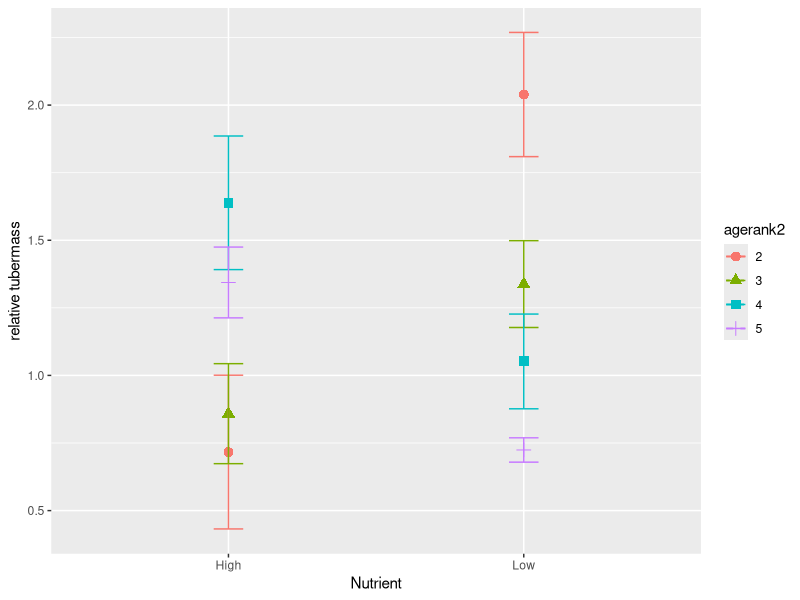
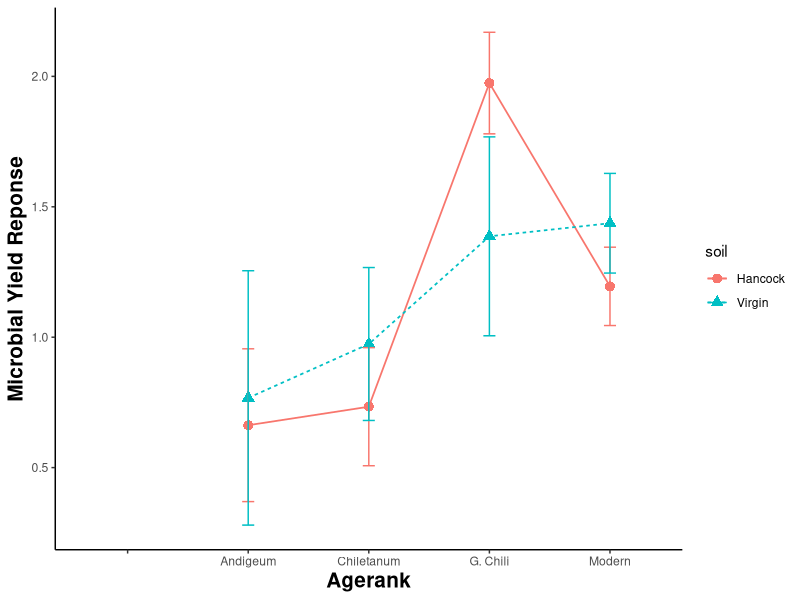
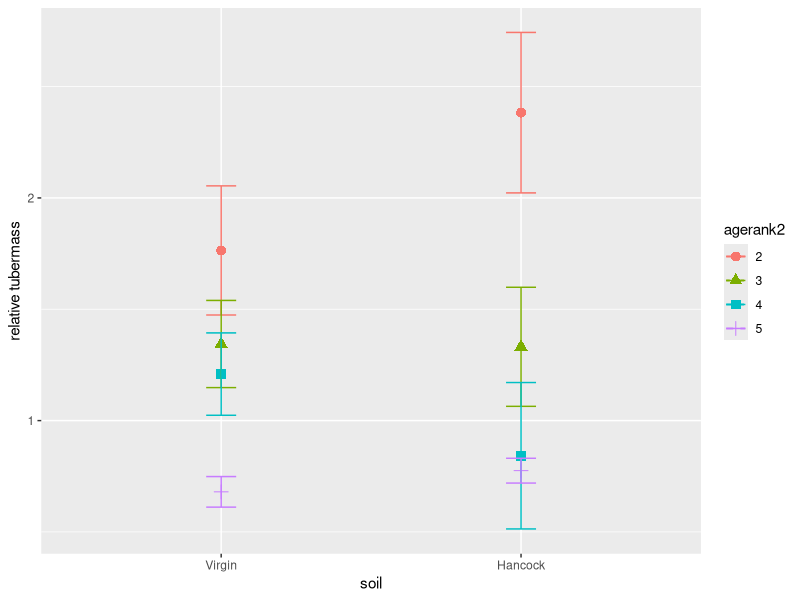
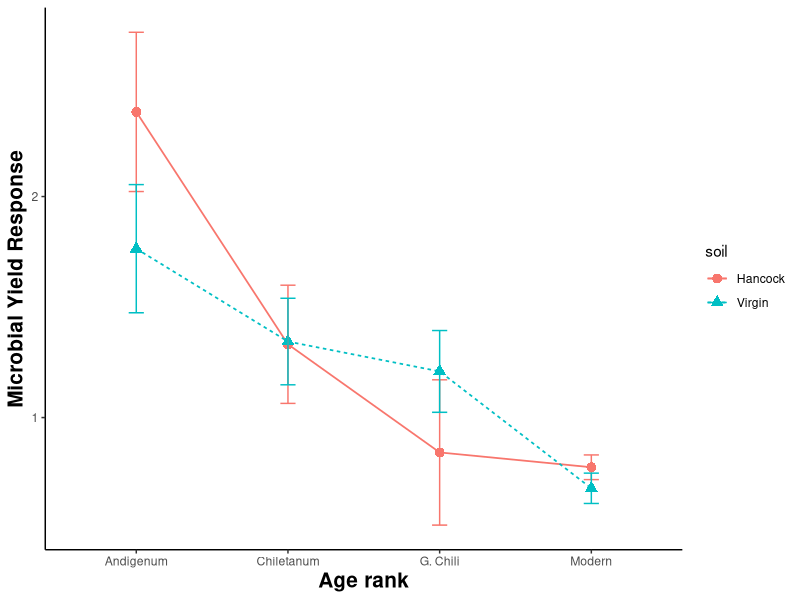

Write R code to recreate these figures, in order.
## ---- chunk 1
library(tidyverse)
meta_tuber_data <- read.csv("tuber_analysis_2.csv", header = T)

#extracting rows to calculate sterile averages for each variety 
sterile_avg = meta_tuber_data %>%
  filter(soil == "Sterile", tuber3 != "#NA") %>%
  group_by(variety2,Clade,Nutrient) %>%
  summarize(mean(tuber3),n = n()) %>%
  rename(sterile_avg = "mean(tuber3)")


#Now we want to calculate relativized values shoot/avg for each variety
meta_tuber_data <- merge(meta_tuber_data,sterile_avg, by=c("variety2","Nutrient"))

#relativize our values:
new_meta_data <- transform(meta_tuber_data, rel_biomass = tuber3/sterile_avg)
write.csv(new_meta_data,"rel_tuber_analysis.csv")

## ---- chunk 2
#Calculate Weighted Average
meta_tuber_data <- read.csv("tuber_analysis_2.csv", header = T)
wgt_average = meta_tuber_data  %>%
  filter(soil == "Sterile") %>%
  group_by(agerank2,Nutrient) %>%
  summarise(tuber_mean=mean(tuber3),n=n()) %>%
  summarise(wgt_avg = weighted.mean(tuber_mean,n),obs=sum(n))

#Merge Data set to "new_meta_data"
meta_tuber_data <- merge(meta_tuber_data,wgt_average, by=c("agerank2"))

#WOW now we have our weighted averages based on clade and nutrient regime. We will now proceed to relativizing based on weighted average just calculated. 

new_meta_data2 <- transform(meta_tuber_data, rel_biomass2 = tuber3/wgt_avg)
write.csv(new_meta_data2, "rel_tuber_analysis.csv")

#to Verify that this method is sound perform a statistical test:
library(lme4)
library(lmerTest)
a <- lmer(rel_biomass2 ~ Clade*Nutrient + variety2 + (1|Clade:variety2), data = new_meta_data2)
summary(a)
anova(a)

b <- lmer(tuber3 ~ Clade*Nutrient + variety2 + (1|Clade:variety2), data = new_meta_data2)
summary(b)
anova(b)
## ---- chunk 3
rel_tuber <- lmer(rel_biomass2 ~ Nutrient*agerank2*soil + (1|Variety), data = subset(new_meta_data2, agerank2 != 1, soil != "Sterile"))
summary(rel_tuber)
anova(rel_tuber)
## ---- chunk 4
new_data <- subset(new_meta_data2, agerank2 != 1, soil != "Sterile")
new_data <- subset(new_data, Nutrient == "Low")
rel_tuber <- lmer(rel_biomass2 ~ agerank2*soil + (1|Variety), data = new_data) 
summary(rel_tuber)
anova(rel_tuber)

## ---- chunk 5
new_data <- subset(new_meta_data2, agerank2 != 1, soil != "Sterile")
new_data <- subset(new_data, Nutrient == "High")
rel_tuber <- lmer(rel_biomass2 ~ agerank2*soil + (1|Variety), data = new_data) 
summary(rel_tuber)
anova(rel_tuber)
## ---- chunk 6
library(tidyverse)
library(plotrix)
rel_avg = new_meta_data2 %>%
  filter(soil != "Sterile", agerank2 != "1") %>%
  group_by(agerank2,Nutrient) %>%
  summarise(mean = mean(rel_biomass2), sd=sd(rel_biomass2), n = n(), se = std.error(rel_biomass2))

rel_avg2 = new_meta_data2 %>%
  filter(soil != "Sterile", agerank2 != "1") %>%
  group_by(agerank2,soil,Nutrient) %>%
  summarise(mean = mean(rel_biomass2), sd=sd(rel_biomass2), n = n(), se = std.error(rel_biomass2))
rel_avg_high = subset(rel_avg2, Nutrient == "High")
rel_avg_low = subset(rel_avg2, Nutrient == "Low")

## ---- chunk 7
library(ggplot2)
rel_avg$agerank2 = as.factor(rel_avg$agerank2)
ggplot(rel_avg)+
  aes(x = Nutrient, y = mean, color = agerank2)+
  scale_x_discrete(name = "Nutrient", limits = c("High", "Low"))+
  scale_y_continuous(name =  "relative tubermass")+
  geom_line(aes(linetype=agerank2), size=.6)+
  geom_point(aes(shape=agerank2), size=3)+
  geom_errorbar(aes(ymax=mean+se, ymin=mean-se), width=.1)
## ---- chunk 8
rel_avg$agerank2 = as.factor(rel_avg$agerank2)
ggplot(rel_avg_high)+
  aes(x = agerank2, y = mean, color = soil)+
  scale_x_discrete(name = "Agerank", limits = c(" ", "Andigeum","Chiletanum", "G. Chili", "Modern"))+
  scale_y_continuous(name =  "Microbial Yield Reponse")+
  geom_line(aes(linetype=soil), size=.6)+
  geom_point(aes(shape=soil), size=3)+
  geom_errorbar(aes(ymax=mean+se, ymin=mean-se), width=.1)+
    theme_classic()+
  theme(axis.title.x = element_text(face="bold", size=15))+
  theme(axis.title.y = element_text(face="bold", size=15))
## ---- chunk 9
rel_avg_low$agerank2 = as.factor(rel_avg_low$agerank2)
ggplot(rel_avg_low)+
  aes(x = soil, y = mean, color = agerank2)+
  scale_x_discrete(name = "soil", limits = c("Virgin", "Hancock"))+
  scale_y_continuous(name = "relative tubermass")+
  geom_line(aes(linetype=agerank2), size=.6)+
  geom_point(aes(shape=agerank2), size=3)+
  geom_errorbar(aes(ymax=mean+se, ymin=mean-se), width=.1)
## ---- chunk 10
new_data <- subset(new_meta_data2, agerank2 != "1" & soil != "Sterile")
new_data <- subset(new_data, Nutrient == "Low")

rel_tuber <- lmer(rel_biomass2 ~ agerank2*soil + (1|Clade:variety2), data = new_data)
summary(rel_tuber)
anova(rel_tuber)
## ---- chunk 11
rel_avg_low$agerank2 = as.integer(rel_avg_low$agerank2)
ggplot(rel_avg_low)+
  aes(x = agerank2, y = mean, color = soil)+
  scale_x_discrete(name = "Age rank", limits = c( "Andigenum","Chiletanum", "G. Chili", "Modern"))+
  scale_y_continuous(name = "Microbial Yield Response")+
  geom_line(aes(linetype=soil), size=.6)+
  geom_point(aes(shape=soil), size=3)+
  geom_errorbar(aes(ymax=mean+se, ymin=mean-se), width=.1)+
  theme_classic()+
  theme(axis.title.x = element_text(face="bold", size=15))+
  theme(axis.title.y = element_text(face="bold", size=15))
